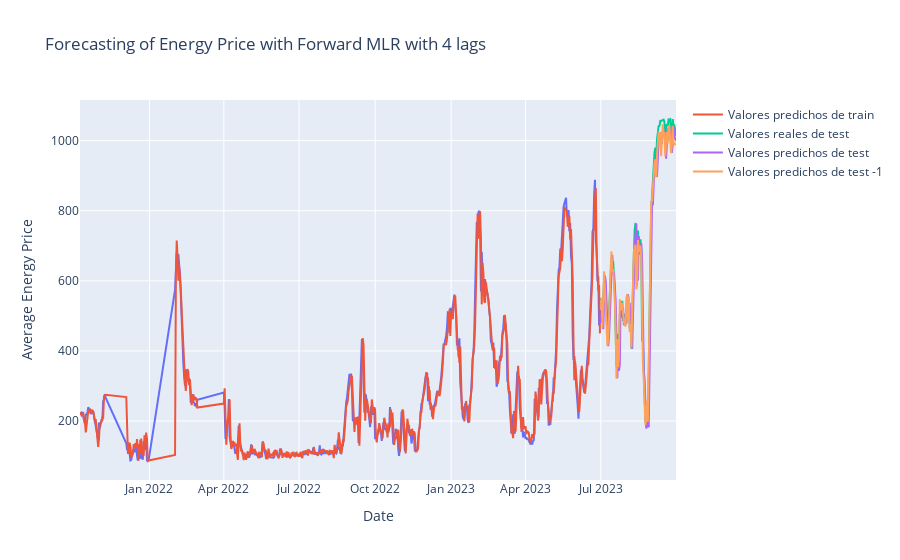

The code cell stored with this chart in its notebook:
### Markdown cell above
Se identifica que la seleccion de variablesque obtuvo mejor desempeño en cuanto a la metrica seleccionada MAPE es el Forward selection.

### Code cell
fig_lag4 = px.line(
    x=X_train_dates_f,
    y=y_train_f,
    title="Forecasting of Energy Price with Forward MLR with 4 lags",
)
fig_lag4.update_layout(xaxis_title="Date", yaxis_title="Average Energy Price")
fig_lag4.add_trace(
    go.Scatter(
        x=X_train_dates_f, y=y_pred_train_f, mode="lines", name="Valores predichos de train"
    )
)
fig_lag4.add_trace(
    go.Scatter(
        x=X_test_dates_f, y=y_test_f, mode="lines", name="Valores reales de test"
    )
)
fig_lag4.add_trace(
    go.Scatter(
        x=X_test_dates_f, y=y_pred_f, mode="lines", name="Valores predichos de test"
    )
)
fig_lag4.add_trace(
    go.Scatter(
        x=X_test_dates_f,
        y=y_pred_1_f,
        mode="lines",
        name="Valores predichos de test -1",
    )
)
fig_lag4.show()
